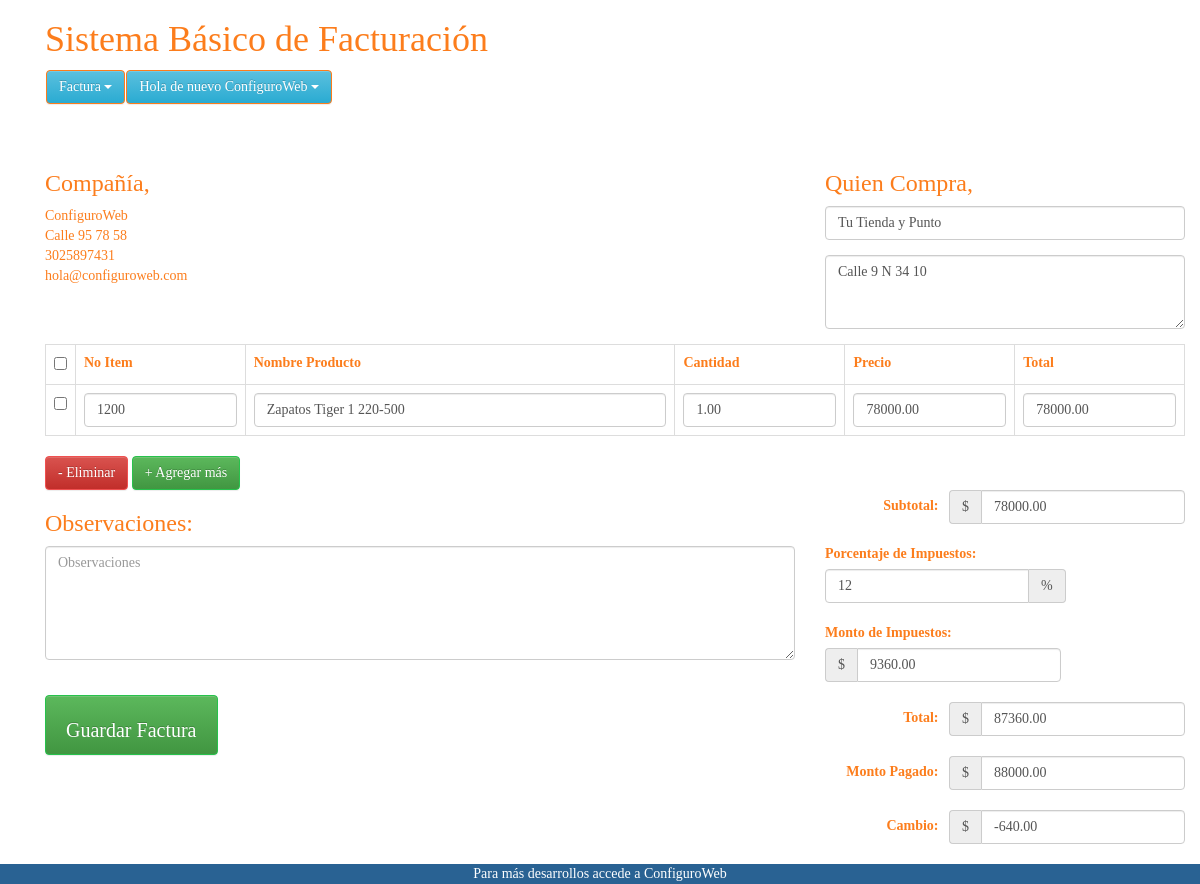
Screenshot of /edit_invoice.php?update_id=683 (signed in) with the database file from the repository.
### tables this page shows
CREATE TABLE `invoice_order` (
  `order_id` int(11) NOT NULL,
  `user_id` int(11) NOT NULL,
  `order_date` timestamp NOT NULL DEFAULT current_timestamp(),
  `order_receiver_name` varchar(250) NOT NULL,
  `order_receiver_address` text NOT NULL,
  `order_total_before_tax` decimal(10,2) NOT NULL,
  `order_total_tax` decimal(10,2) NOT NULL,
  `order_tax_per` varchar(250) NOT NULL,
  `order_total_after_tax` double(10,2) NOT NULL,
  `order_amount_paid` decimal(10,2) NOT NULL,
  `order_total_amount_due` decimal(10,2) NOT NULL,
  `note` text NOT NULL
);

CREATE TABLE `invoice_order_item` (
  `order_item_id` int(11) NOT NULL,
  `order_id` int(11) NOT NULL,
  `item_code` varchar(250) NOT NULL,
  `item_name` varchar(250) NOT NULL,
  `order_item_quantity` decimal(10,2) NOT NULL,
  `order_item_price` decimal(10,2) NOT NULL,
  `order_item_final_amount` decimal(10,2) NOT NULL
);

### Invoice.php (called while the page is built, shortened)
<?php
class Invoice
{
	private $host  = 'localhost';
	private $user  = 'root';
	private $password   = "";
	private $database  = "factura";
	private $invoiceOrderTable = 'invoice_order';
	private $invoiceOrderItemTable = 'invoice_order_item';
	private $dbConnect = false;
	public function __construct()
	{
		if (!$this->dbConnect) {
			$conn = new mysqli($this->host, $this->user, $this->password, $this->database);
			if ($conn->connect_error) {
				die("Error failed to connect to MySQL: " . $conn->connect_error);
			} else {
				$this->dbConnect = $conn;
			}
		}
	}
	private function getData($sqlQuery)
	{
		$result = mysqli_query($this->dbConnect, $sqlQuery);
		$data = array();
		while ($row = mysqli_fetch_array($result, MYSQLI_ASSOC)) {
			$data[] = $row;
		}
		return $data;
	}
	public function getInvoice($invoiceId)
	{
		$sqlQuery = "
			SELECT * FROM " . $this->invoiceOrderTable . "
			WHERE user_id = '" . $_SESSION['userid'] . "' AND order_id = '$invoiceId'";
		$result = mysqli_query($this->dbConnect, $sqlQuery);
		$row = mysqli_fetch_array($result, MYSQLI_ASSOC);
		return $row;
	}
	public function getInvoiceItems($invoiceId)
	{
		$sqlQuery = "
			SELECT * FROM " . $this->invoiceOrderItemTable . "
			WHERE order_id = '$invoiceId'";
		return  $this->getData($sqlQuery);
	}
}

### edit_invoice.php (the view, shortened to what this page needs)
<?php
include('inc/header.php');
include 'Invoice.php';
$invoice = new Invoice();
$invoice->checkLoggedIn();
if (!empty($_GET['update_id']) && $_GET['update_id']) {
	$invoiceValues = $invoice->getInvoice($_GET['update_id']);
	$invoiceItems = $invoice->getInvoiceItems($_GET['update_id']);
}
?>
<link href="css/style.css" rel="stylesheet">
<?php include('inc/container.php'); ?>
<div class="container content-invoice">
	<form action="" id="invoice-form" method="post" class="invoice-form" role="form" novalidate="">
		<div class="load-animate animated fadeInUp">
			<div class="row">
				<div class="col-xs-8 col-sm-8 col-md-8 col-lg-8">
					<h1 class="title">Sistema Básico de Facturación</h1>
					<?php include('menu.php'); ?>
				</div>
			</div>
			<div class="row">
				<div class="col-xs-12 col-sm-4 col-md-4 col-lg-4">
					<h3>Compañía,</h3>
					<?php echo $_SESSION['user']; ?><br>
					<?php echo $_SESSION['address']; ?><br>
					<?php echo $_SESSION['mobile']; ?><br>
					<?php echo $_SESSION['email']; ?><br>
				</div>
				<div class="col-xs-12 col-sm-4 col-md-4 col-lg-4 pull-right">
					<h3>Quien Compra,</h3>
					<div class="form-group">
						<input value="<?php echo $invoiceValues['order_receiver_name']; ?>" type="text" class="form-control" name="companyName" id="companyName" placeholder="Quien compra" autocomplete="off">
					</div>
					<div class="form-group">
						<textarea class="form-control" rows="3" name="address" id="address" placeholder="Dirección"><?php echo $invoiceValues['order_receiver_address']; ?></textarea>
					</div>
				</div>
			</div>
			<div class="row">
				<div class="col-xs-12 col-sm-12 col-md-12 col-lg-12">
					<table class="table table-bordered table-hover" id="invoiceItem">
						<tr>
							<th width="2%"><input id="checkAll" class="formcontrol" type="checkbox"></th>
							<th width="15%">No Item</th>
							<th width="38%">Nombre Producto</th>
							<th width="15%">Cantidad</th>
							<th width="15%">Precio</th>
							<th width="15%">Total</th>
						</tr>
						<?php
						$count = 0;
						foreach ($invoiceItems as $invoiceItem) {
							$count++;
						?>
							<tr>
								<td><input class="itemRow" type="checkbox"></td>
								<td><input type="text" value="<?php echo $invoiceItem["item_code"]; ?>" name="productCode[]" id="productCode_<?php echo $count; ?>" class="form-control" autocomplete="off"></td>
								<td><input type="text" value="<?php echo $invoiceItem["item_name"]; ?>" name="productName[]" id="productName_<?php echo $count; ?>" class="form-control" autocomplete="off"></td>
								<td><input type="number" value="<?php echo $invoiceItem["order_item_quantity"]; ?>" name="quantity[]" id="quantity_<?php echo $count; ?>" class="form-control quantity" autocomplete="off"></td>
								<td><input type="number" value="<?php echo $invoiceItem["order_item_price"]; ?>" name="price[]" id="price_<?php echo $count; ?>" class="form-control price" autocomplete="off"></td>
								<td><input type="number" value="<?php echo $invoiceItem["order_item_final_amount"]; ?>" name="total[]" id="total_<?php echo $count; ?>" class="form-control total" autocomplete="off"></td>
							</tr>
						<?php } ?>
					</table>
				</div>
			</div>
			<div class="row">
				<div class="col-xs-12 col-sm-3 col-md-3 col-lg-3">
					<button class="btn btn-danger delete" id="removeRows" type="button">- Eliminar</button>
					<button class="btn btn-success" id="addRows" type="button">+ Agregar más</button>
				</div>
			</div>
			<div class="row">
				<div class="col-xs-12 col-sm-8 col-md-8 col-lg-8">
					<h3>Observaciones: </h3>
					<div class="form-group">
						<textarea class="form-control txt" rows="5" name="notes" id="notes" placeholder="Observaciones"><?php echo $invoiceValues['note']; ?></textarea>
					</div>
					<br>
					<div class="form-group">
						<input data-loading-text="Updating Invoice..." type="submit" name="invoice_btn" value="Guardar Factura" class="btn btn-success submit_btn invoice-save-btm">
					</div>
				</div>
				<div class="col-xs-12 col-sm-4 col-md-4 col-lg-4">
					<span class="form-inline">
						<div class="form-group">
							<label>Subtotal: &nbsp;</label>
							<div class="input-group">
								<div class="input-group-addon currency">$</div>
								<input value="<?php echo $invoiceValues['order_total_before_tax']; ?>" type="number" class="form-control" name="subTotal" id="subTotal" placeholder="Subtotal">
							</div>
						</div>
						<div class="form-group">
							<label>Porcentaje de Impuestos: &nbsp;</label>
							<div class="input-group">
								<input value="<?php echo $invoiceValues['order_tax_per']; ?>" type="number" class="form-control" name="taxRate" id="taxRate" placeholder="Porcentaje de Impuestos">
								<div class="input-group-addon">%</div>
							</div>
						</div>
						<div class="form-group">
							<label>Monto de Impuestos: &nbsp;</label>
							<div class="input-group">
								<div class="input-group-addon currency">$</div>
								<input value="<?php echo $invoiceValues['order_total_tax']; ?>" type="number" class="form-control" name="taxAmount" id="taxAmount" placeholder="Monto de Impuestos">
							</div>
						</div>
						<div class="form-group">
							<label>Total: &nbsp;</label>
							<div class="input-group">
								<div class="input-group-addon currency">$</div>
								<input value="<?php echo $invoiceValues['order_total_after_tax']; ?>" type="number" class="form-control" name="totalAftertax" id="totalAftertax" placeholder="Total">
							</div>
						</div>
						<div class="form-group">
							<label>Monto Pagado: &nbsp;</label>
							<div class="input-group">
								<div class="input-group-addon currency">$</div>
								<input value="<?php echo $invoiceValues['order_amount_paid']; ?>" type="number" class="form-control" name="amountPaid" id="amountPaid" placeholder="Monto Pagado">
							</div>
						</div>
						<div class="form-group">
							<label>Cambio: &nbsp;</label>
							<div class="input-group">
								<div class="input-group-addon currency">$</div>
								<input value="<?php echo $invoiceValues['order_total_amount_due']; ?>" type="number" class="form-control" name="amountDue" id="amountDue" placeholder="Cambio">
							</div>
						</div>
					</span>
				</div>
			</div>
		</div>
	</form>
</div>
</div>
<?php include('inc/footer.php'); ?>

### css/style.css (style rules this page uses)
html { background-color1: #f0f3f4; position: relative; min-height: 100%; }
body { background-color: transparent; color: #fc7d1c; font-family: 'Franklin Gothic Medium'; font-size: 14px; line-height: 1.42857; }
.btn-success, .panel-success { background-color: #27c24c !important; border-color: #27c24c !important; color: #fff !important; }
.btn-danger, .panel-danger { background-color: #f05050; border-color: #f05050; color: #fff !important; }
input[type=number] { -moz-appearance: textfield; }
.form-inline .form-group { margin-bottom: 20px; float: right; }
.invoice-save-btm { height:60px;padding:20px;font-size:20px; }

### rows the page displays
invoice_order: companyName "Tu Tienda y Punto", address "Calle 9 N 34 10", subTotal "78000.00", taxRate "12", taxAmount "9360.00", totalAftertax "87360.00", amountPaid "88000.00", amountDue "-640.00"
invoice_order_item: item_code "1200", item_name "Zapatos Tiger 1 220-500", order_item_quantity "1.00", order_item_price "78000.00", order_item_final_amount "78000.00"

### other values shown
$_SESSION['user'] "ConfiguroWeb"
$_SESSION['address'] "Calle 95 78 58"
$_SESSION['mobile'] "3025897431"
$_SESSION['email'] "hola@configuroweb.com"
